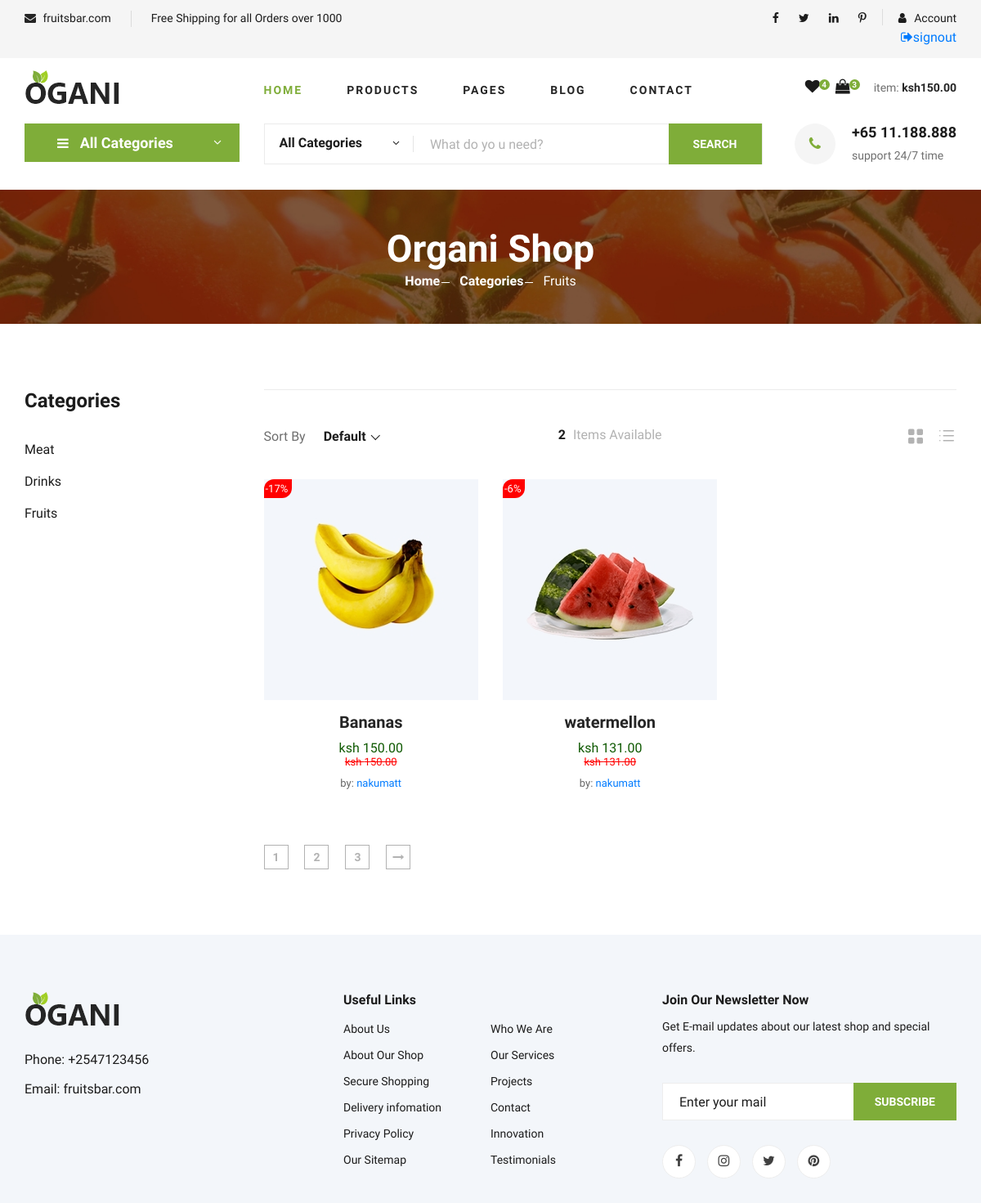
Screenshot of /categories/cagbeaf1c5ff3/ with the database file from the repository.
### core/models.py (models this page shows, shortened)
class Category (models.Model):
    cid= ShortUUIDField(unique=True,length=10, max_length=20, prefix="cag",alphabet="abcdef012345")
    title=models.CharField(max_length=100,default="food")
    image=models.ImageField(upload_to="category")
    class Meta:
        verbose_name_plural="Categories"

class Product(models.Model):
    pid=ShortUUIDField(unique=True,length=10,max_length=25,prefix="prd",alphabet="abcdef012345")
    user=models.ForeignKey(User,on_delete=models.CASCADE)
    category=models.ForeignKey(Category,on_delete=models.SET_NULL,null=True,related_name="category")
    vendor=models.ForeignKey(Vendor,on_delete=models.SET_NULL,null=True,related_name="products")
    title= models.CharField(max_length=100,default="product A")
    image=models.ImageField(upload_to=user_directory_path)
    description=models.TextField(null=True,blank=True,default="best in town")
    price=models.DecimalField(max_digits=999999999999999,decimal_places=2,default="1.99")
    old_price=models.DecimalField(max_digits=999999999999999,decimal_places=2,default="2.99")
    specifications=models.TextField(null=True,blank=True)
    product_status=models.CharField(choices=PROD_STATUS,max_length=20,default="in_review")
    status=models.BooleanField(default=True)
    in_stock=models.BooleanField(default=True)
    featured=models.BooleanField(default=False)
    digital=models.BooleanField(default=False)
    sku=ShortUUIDField(unique=True, length=4, max_length=12, prefix="sku", alphabet="0123456789")
    date=models.DateTimeField(auto_now_add=True)
    updated=models.DateTimeField(null=True,blank=True)
    class Meta:
        verbose_name_plural="Products"
    def prd_percentage(self):
        new_price=(self.price/self.old_price)*100
        new_price=100 - new_price
        return new_price

class Vendor(models.Model):
    vid=ShortUUIDField(unique=True,length=10,max_length=25,prefix="ven",alphabet="abcdef012345")
    title= models.CharField(max_length=100,default="vendor 1")
    cover_image=models.ImageField(upload_to=user_directory_path,null=True,blank=True)
    image=models.ImageField(upload_to=user_directory_path)
    description=models.TextField(null=True,blank=True,default="you need it I got you")
    address=models.CharField(max_length=100,blank=True)
    phone=models.CharField(max_length=100,blank=False)
    chat_resp_time=models.CharField(max_length=100,default="100")
    shipping_on_time=models.CharField(max_length=100,default="100")
    authenticat_rat=models.CharField(max_length=100,default="70")
    warant_period=models.CharField(max_length=100,default="12 days")
    user=models.ForeignKey(User,on_delete=models.CASCADE)
    date = models.DateField(auto_now_add=True,null=True,blank=True)
    class Meta:
        verbose_name_plural="Vendors"
    def __str__(self):
        return self.title

### core/views.py (the view)
# urls.py: path("categories/<catid>/",category_product_list_view, name="category-product-list"),
def category_product_list_view(request,catid):
    category=Category.objects.get(cid=catid)
    products=Product.objects.filter(product_status="published",category=category)
    context ={
        "category":category,
        "products":products
    }
    return render(request,"core/category-product-list.html",context)

### core/context_processor.py (called while the page is built)
def default(request):
    categories =Category.objects.all()
    return{
        'categories':categories
    }

### templates/core/category-product-list.html (shortened to what this page needs)
{% extends 'partials/base.html'%}
{% load static%}
{% block content %}
 <section class="hero hero-normal">
    <div class="container">
        <div class="row">
            <div class="col-lg-3">
                <div class="hero__categories">
                    <div class="hero__categories__all">
                        <i class="fa fa-bars"></i>
                        <span>All Categories</span>
                    </div>
                </div>
            </div>
            <div class="col-lg-9">
                <div class="hero__search">
                    <div class="hero__search__form">
                        <form action="#">
                            <div class="hero__search__categories">
                                All Categories
                                <span class="arrow_carrot-down"></span>
                            </div>
                            <input type="text" placeholder="What do yo u need?">
                            <button type="submit" class="site-btn">SEARCH</button>
                        </form>
                    </div>
                    <div class="hero__search__phone">
                        <div class="hero__search__phone__icon">
                            <i class="fa fa-phone"></i>
                        </div>
                        <div class="hero__search__phone__text">
                            <h5>+65 11.188.888</h5>
                            <span>support 24/7 time</span>
                        </div>
                    </div>
                </div>
            </div>
        </div>
    </div>
</section>
<section class="breadcrumb-section set-bg" data-setbg="{% static 'img/breadcrumb.jpg' %}">
    <div class="container">
        <div class="row">
            <div class="col-lg-12 text-center">
                <div class="breadcrumb__text">
                    <h2>Organi Shop</h2>
                    <div class="breadcrumb__option">
                        <a href="">Home</a>
                        <a href="{% url 'core:category-list' %}">Categories</a>
                        <span>{{category.title}}</span>
                    </div>
                </div>
            </div>
        </div>
    </div>
</section>
 <section class="product spad">
    <div class="container">
        <div class="row">
            <div class="col-lg-3 col-md-5">
                <div class="sidebar">
                    <div class="sidebar__item">
                        <h4>Categories</h4>
                        <ul>
                            {% for c in categories %}
                            <li><a href="#">{{c.title}}</a></li>
                            {% endfor %}
                    </div>
                </div>
            </div>
            <div class="col-lg-9 col-md-7">
                <div class="filter__item">
                    <div class="row">
                        <div class="col-lg-4 col-md-5">
                            <div class="filter__sort">
                                <span>Sort By</span>
                            </div>
                        </div>
                        <div class="col-lg-4 col-md-4">
                            <div class="filter__found">
                                <h6><span>{{products.count}}</span> Item{{products.count|pluralize:'s'}} Available</h6>
                            </div>
                        </div>
                        <div class="col-lg-4 col-md-3">
                            <div class="filter__option">
                                <span class="icon_grid-2x2"></span>
                                <span class="icon_ul"></span>
                            </div>
                        </div>
                    </div>
                </div>
                <div class="row">
                     {% for p in products %}
                     <div class="col-lg-4 col-md-6 col-sm-6">
                         <div class="product__item">
                             <div class="product__item__pic set-bg" data-setbg="{{p.image.url}}">
                             <div id="sticker">-{{p.prd_percentage |floatformat:0}}%</div>
                             </div>
                             <div class="featured__item__text">
                                 <h6><a href="#">{{p.title}}</a></h6>
                                 <h5>ksh {{p.price}}</h5>
                                 <h6 style="text-decoration: line-through;">ksh {{p.price}}</h6>
                                 <h4>by: <a href="">{{p.vendor}}</a></h4>
                             </div>
                         </div>
                     </div>
                     {% endfor %}
                </div>
                <div class="product__pagination">
                    <a href="#">1</a>
                    <a href="#">2</a>
                    <a href="#">3</a>
                    <a href="#"><i class="fa fa-long-arrow-right"></i></a>
                </div>
            </div>
        </div>
    </div>
</section>
{% endblock content %}

### templates/partials/base.html (shortened to what this page needs)
{% load static %}
<!DOCTYPE html>
<html lang="zxx">
<head>
    <link rel="stylesheet" href="{%static 'css/bootstrap.min.css'%}" type="text/css">
    <link rel="stylesheet" href="{%static 'css/font-awesome.min.css'%}" type="text/css">
    <link rel="stylesheet" href="{%static 'css/elegant-icons.css'%}" type="text/css">
    <link rel="stylesheet" href="{%static 'css/nice-select.css'%}" type="text/css">
    <link rel="stylesheet" href="{%static 'css/jquery-ui.min.css'%}" type="text/css">
    <link rel="stylesheet" href="{%static 'css/owl.carousel.min.css'%}" type="text/css">
    <link rel="stylesheet" href="{%static 'css/slicknav.min.css'%}" type="text/css">
    <link rel="stylesheet" href="{%static 'css/style.css'%}" type="text/css">
    <link rel="stylesheet" href="{%static 'css/mess.css'%}" type="text/css">
</head>
<body>
    <header class="header">
        <div class="header__top">
            <div class="container">
                <div class="row">
                    <div class="col-lg-6 col-md-6">
                        <div class="header__top__left">
                            <ul>
                                <li><i class="fa fa-envelope"></i> fruitsbar.com</li>
                                <li>Free Shipping for all Orders over 1000</li>
                            </ul>
                        </div>
                    </div>
                    <div class="col-lg-6 col-md-6">
                        <div class="header__top__right">
                            <div class="header__top__right__social">
                                <a href="#"><i class="fa fa-facebook"></i></a>
                                <a href="#"><i class="fa fa-twitter"></i></a>
                                <a href="#"><i class="fa fa-linkedin"></i></a>
                                <a href="#"><i class="fa fa-pinterest-p"></i></a>
                            </div>
                            <div class="header__top__right__auth">
                                <a href="#"><i class="fa fa-user"></i> Account</a>
                            </div>
                            <div class="header__top__right__test">
                                <a href="{% url 'userauths:sign-out' %}"><i class="fa fa-sign-out"></i>signout</a>
                            </div>
                        </div>
                    </div>
                </div>
            </div>
        </div>
        <div class="container">
            <div class="row">
                <div class="col-lg-3">
                    <div class="header__logo">
                        <a href="./index.html"><img src="{%static 'img/logo.png' %}" alt=""></a>
                    </div>
                </div>
                <div class="col-lg-6">
                    <nav class="header__menu">
                        <ul>
                            <li class="active"><a href="./index.html">Home</a></li>
                            <li><a href="{% url 'core:product-list' %}">Products</a></li>
                            <li><a href="#">Pages</a>
                            </li>
                            <li><a href="./blog.html">Blog</a></li>
                            <li><a href="./contact.html">Contact</a></li>
                        </ul>
                    </nav>
                </div>
                <div class="col-lg-3">
                    <div class="header__cart">
                        <ul>
                            <li><a href="#"><i class="fa fa-heart"></i> <span>4</span></a></li>
                            <li><a href="#"><i class="fa fa-shopping-bag"></i> <span>3</span></a></li>
                        </ul>
                        <div class="header__cart__price">item: <span>ksh150.00</span></div>
                    </div>
                </div>
            </div>
        </div>
    </header>
{% block content %}
{% endblock content %}
    <footer class="footer spad">
        <div class="container">
            <div class="row">
                <div class="col-lg-3 col-md-6 col-sm-6">
                    <div class="footer__about">
                        <div class="footer__about__logo">
                            <a href="./index.html"><img src="{% static 'img/logo.png' %}" alt=""></a>
                        </div>
                        <ul>
                            <li>Phone: +2547123456</li>
                            <li>Email: fruitsbar.com</li>
                        </ul>
                    </div>
                </div>
                <div class="col-lg-4 col-md-6 col-sm-6 offset-lg-1">
                    <div class="footer__widget">
                        <h6>Useful Links</h6>
                        <ul>
                            <li><a href="#">About Us</a></li>
                            <li><a href="#">About Our Shop</a></li>
                            <li><a href="#">Secure Shopping</a></li>
                            <li><a href="#">Delivery infomation</a></li>
                            <li><a href="#">Privacy Policy</a></li>
                            <li><a href="#">Our Sitemap</a></li>
                        </ul>
                        <ul>
                            <li><a href="#">Who We Are</a></li>
                            <li><a href="#">Our Services</a></li>
                            <li><a href="#">Projects</a></li>
                            <li><a href="#">Contact</a></li>
                            <li><a href="#">Innovation</a></li>
                            <li><a href="#">Testimonials</a></li>
                        </ul>
                    </div>
                </div>
                <div class="col-lg-4 col-md-12">
                    <div class="footer__widget">
                        <h6>Join Our Newsletter Now</h6>
                        <p>Get E-mail updates about our latest shop and special offers.</p>
                        <form action="#">
                            <input type="text" placeholder="Enter your mail">
                            <button type="submit" class="site-btn">Subscribe</button>
                        </form>
                        <div class="footer__widget__social">
                            <a href="#"><i class="fa fa-facebook"></i></a>
                            <a href="#"><i class="fa fa-instagram"></i></a>
                            <a href="#"><i class="fa fa-twitter"></i></a>
                            <a href="#"><i class="fa fa-pinterest"></i></a>
                        </div>
                    </div>
                </div>
            </div>
        </div>
    </footer>
</body>
</html>

### rows the page displays
Category: title "Fruits"
Category: title "Meat"
Category: title "Drinks"
Product: shows a picture, prd_percentage "17", title "Bananas", price "150.00", vendor "nakumatt"
Product: shows a picture, prd_percentage "6", title "watermellon", price "131.00", vendor "nakumatt"

### other values shown
{{ products.count }} "2"
